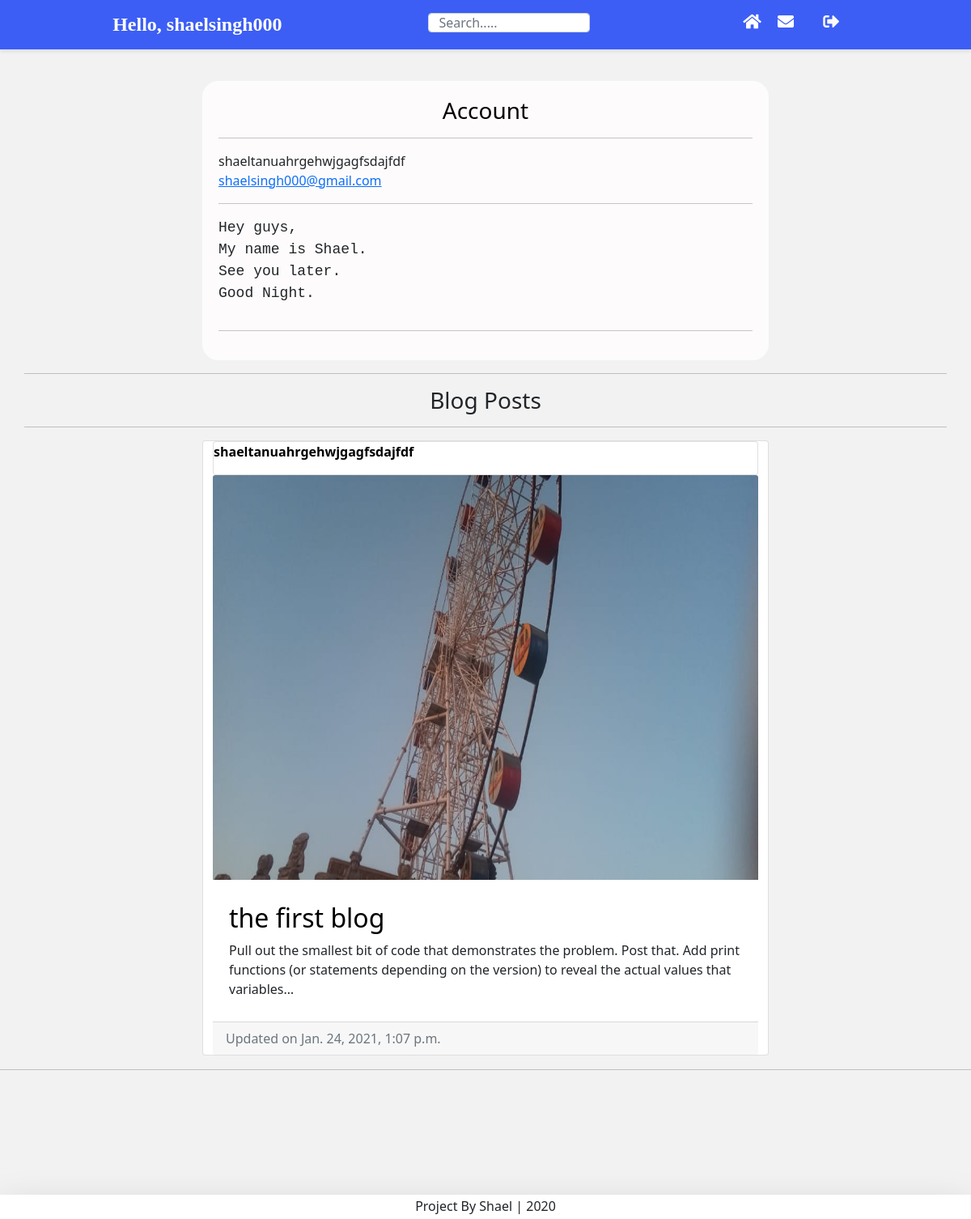
/user/shaeltanuahrgehwjgagfsdajfdf/ (signed in), run on an earlier commit of the app's database.
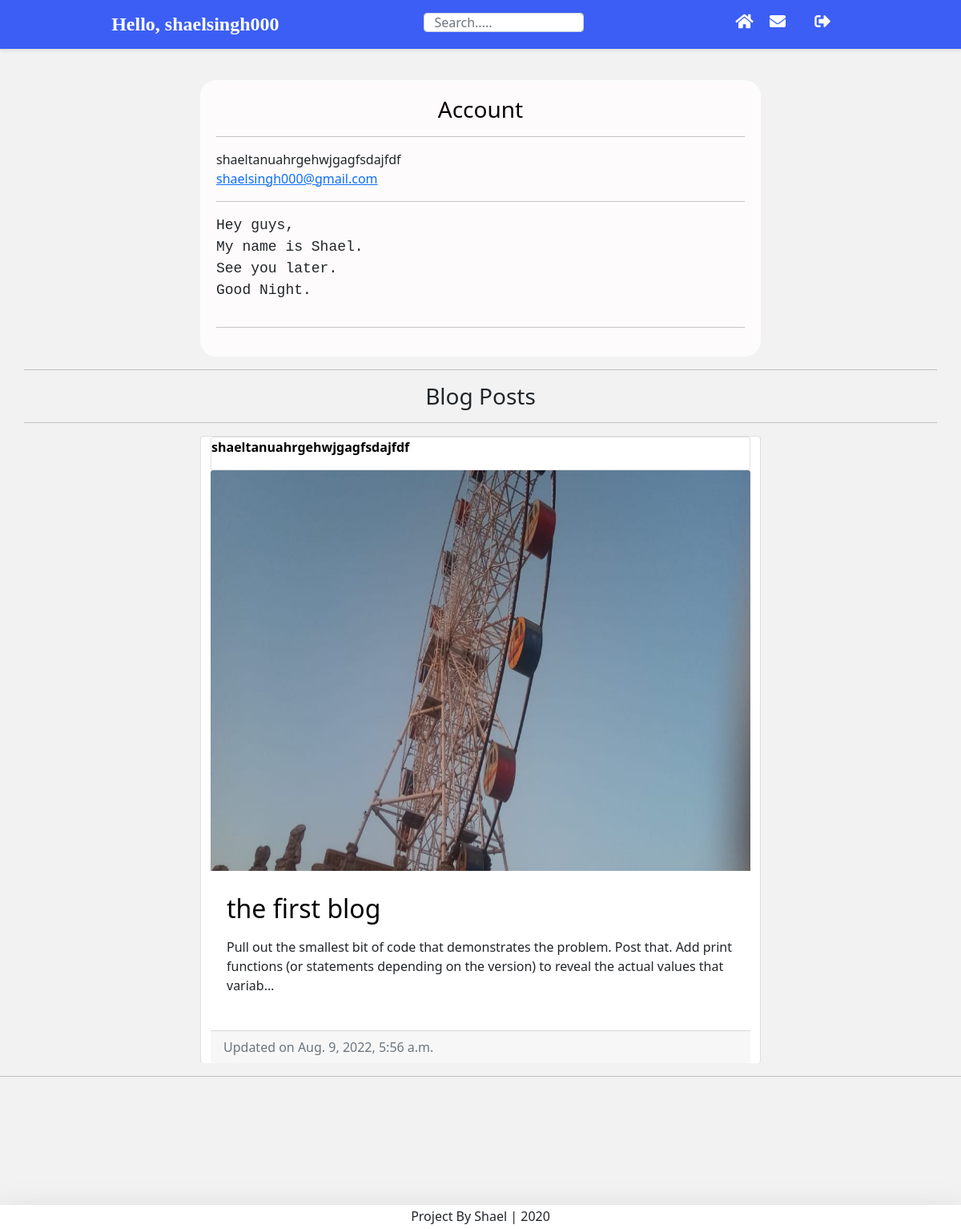
And on a later commit of the database.
### blog/models.py (models this page shows, shortened)
class BlogPost(models.Model):
    title               = models.CharField(max_length=50, null= False, blank= False)
    body                = models.TextField(max_length=50000)
    image               = models.ImageField(upload_to= upload_loaction, null = False, blank= True)
    date_published      = models.DateTimeField(auto_now_add=True, verbose_name="date published")
    date_updated        = models.DateTimeField(auto_now=True, verbose_name="date updated")
    author              = models.ForeignKey(settings.AUTH_USER_MODEL, on_delete=models.CASCADE)
    slug                = models.SlugField(blank=True,unique = True)
    likes               = models.ManyToManyField(Account,related_name='blogpost_like')

### account/models.py (models this page shows, shortened)
class Account(AbstractBaseUser):
    email               = models.EmailField(verbose_name="email",max_length=60,unique=True)
    username            = models.CharField(max_length=30, unique=True)
    bio                 = models.TextField(max_length=500, default=" ")
    date_joined         = models.DateTimeField(verbose_name="date joined",  auto_now_add =True)
    date_joined         = models.DateTimeField(verbose_name="last login", auto_now_add = True)
    is_admin            = models.BooleanField(default=False)
    is_active           = models.BooleanField(default=True)
    is_staff            = models.BooleanField(default=False)
    is_superuser        = models.BooleanField(default=False)
    objects = MyAccountManager()
    USERNAME_FIELD = 'email'
    REQUIRED_FIELDS = ['username']

### account/views.py (the view)
# urls.py: path('user/<str:username>/', other_account_view, name='other_account'),
def other_account_view(request, *args, **kwargs):
    if not request.user.is_authenticated:
        return redirect("login")
    context = {}
    user = Account.objects.filter(username=kwargs['username']).first()
    form = {
        "email":user.email,
        "username":user.username,
        "bio": user.bio,
    }
    context["account_form"]= form
    blog_posts = BlogPost.objects.filter(author=user)
    context['blog_posts'] = blog_posts
    return render(request, 'account/other_account.html',context)

### account/templates/account/other_account.html (shortened to what this page needs)
{% extends 'base.html'%}
{% load avatar_tags %}
{% block content %}
<main class="form-signin-profile card">
    <form method="POST">
        <h1 class="h3 mb-3 fw-normal">Account</h1>
        <hr>
        <p>{{account_form.username}}<br>
        <a href="mailto:{{account_form.email}}">{{account_form.email}}</a></p><hr>
        <pre><p>{{account_form.bio}}</p></pre><hr>
</main>
<hr>
<h3 class="mb-3 text-center">Blog Posts</h3><hr>
    {% if blog_posts %}
				{% for post in blog_posts %}
					<div class="blog-post-container">
						{% include 'blog/snippets/blog_post_snippet.html' with blog_post=post %}<br>
                    </div>
                {% endfor %}
			{% else %}
				<div class="blog-post-container">
					{% include 'blog/snippets/blog_post_snippet.html' with query=query %}
				</div>
    {% endif %}
{% endblock content %}

### blog/templates/blog/snippets/blog_post_snippet.html (shortened to what this page needs)
{% load avatar_tags %}
{% if blog_post %}
	<div class="row">
		<div class="card m-auto">
			<div class="card">
				<p><a class='post_links' href="{% url 'other_account' blog_post.author.username %}">{% avatar blog_post.author.email class="dp"%}{{blog_post.author.username}}</a>
			</div>
			<a class='post_links' href="{% url 'blog:detail' post.slug %}">
				<img class="card-img-top" src="{{blog_post.image.url}}">
			</a>
			<div class="card-body mt-2 mb-2">
				<a class='post_links' href="{% url 'blog:detail' post.slug %}">
					<h2 class="card-title">{{blog_post.title}}</h2>
				</a>
				<p class="card-text">{{blog_post.body|safe|truncatechars:180}}</p>
			</div>
			<div class="card-footer text-muted">
			  Updated on {{blog_post.date_updated}}
			</div>
        </div>
	</div>
{% endif %}

What changed in the data, as far as the page shows it:
changed BlogPost "the first blog": body "…the actual values that variables…" → "…the actual values that variab…"; date_updated "Jan. 24, 2021, 1:07 p.m." → "Aug. 9, 2022, 5:56 a.m."
